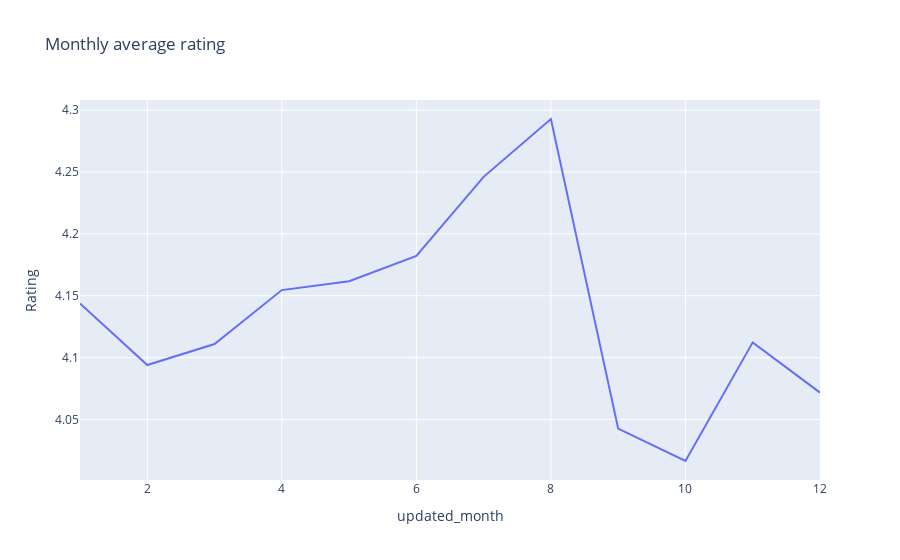

Source (notebook cell):
### Code cell
#Prepare the plot
px.line(res, x='updated_month', y='Rating', title='Monthly average rating')

### Figure 1 — Plotly figure (JSON) as saved in the notebook; plotly's stock layout.template omitted (floating-point values rounded to 4 significant figures)
{"data": [{"hovertemplate": "updated_month=%{x}<br>Rating=%{y}<extra></extra>", "legendgroup": "", "line": {"color": "#636efa", "dash": "solid"}, "marker": {"symbol": "circle"}, "mode": "lines", "name": "", "orientation": "v", "showlegend": false, "type": "scatter", "x": [1, 2, 3, 4, 5, 6, 7, 8, 9, 10, 11, 12], "xaxis": "x", "y": [4.144, 4.094, 4.111, 4.155, 4.162, 4.182, 4.246, 4.293, 4.043, 4.016, 4.112, 4.072], "yaxis": "y"}], "layout": {"legend": {"tracegroupgap": 0}, "title": {"text": "Monthly average rating"}, "xaxis": {"anchor": "y", "domain": [0, 1], "title": {"text": "updated_month"}}, "yaxis": {"anchor": "x", "domain": [0, 1], "title": {"text": "Rating"}}}}
